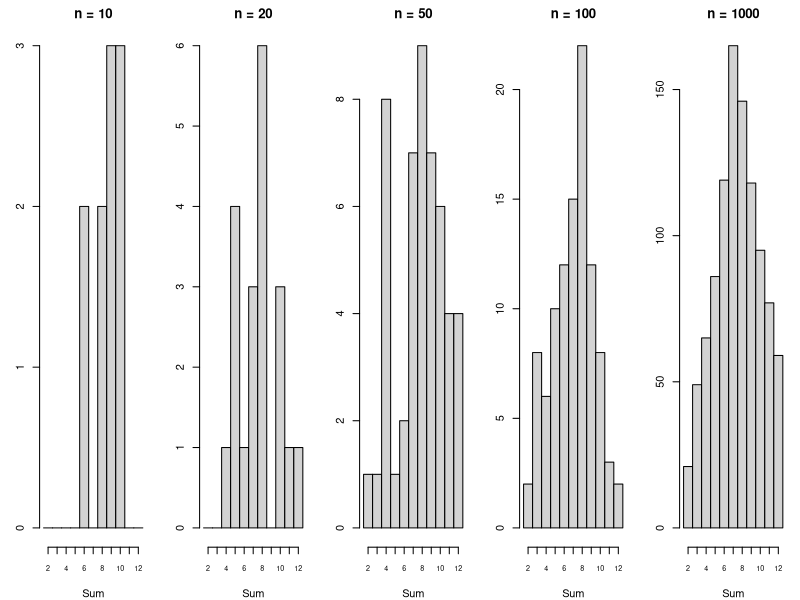
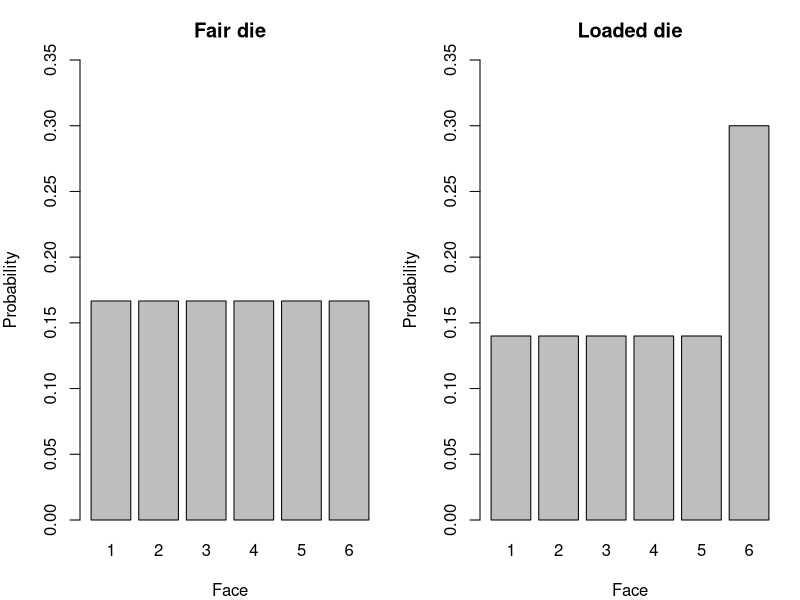
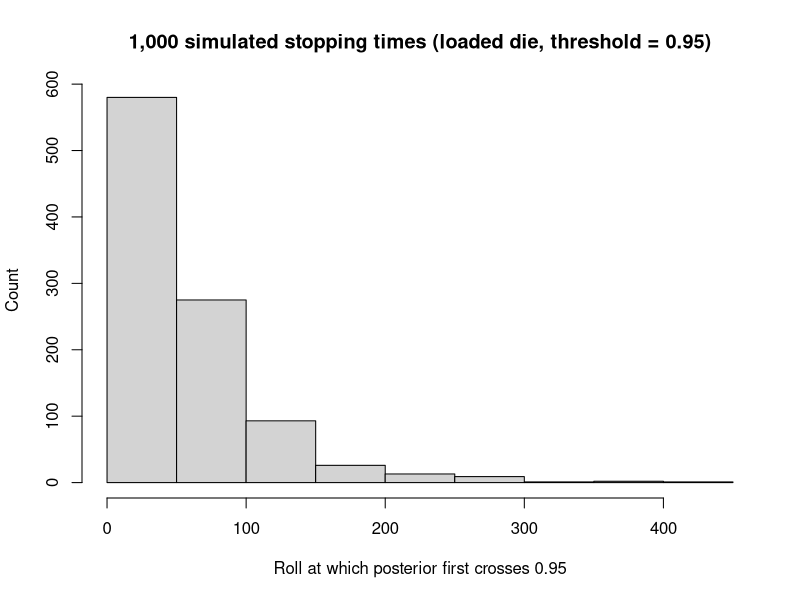

Reproduce these figures in R, in order.
## ---- chunk 1
library(tidyverse)
#| message: false
## ---- chunk 2
#| cache: true
throw_dice <- function(n, weights = rep(1/6, 6)) {
  die1 <- sample(1:6, size = n, replace = TRUE, prob = weights)
  die2 <- sample(1:6, size = n, replace = TRUE, prob = weights)
  die1 + die2
}

## ---- chunk 3
biased <- c(rep(0.75 / 5, 5), 0.25)
ns <- c(10, 20, 50, 100, 1000)

set.seed(10)
trials <- lapply(ns, throw_dice, weights = biased)

op <- par(mfrow = c(1, 5), mar = c(4, 3, 2, 1))
for (i in seq_along(ns)) {
  hist(
    trials[[i]],
    breaks = seq(1.5, 12.5, by = 1),
    xaxt   = "n",
    xlab   = "Sum",
    ylab   = "Count",
    main   = paste0("n = ", ns[i])
  )
  axis(1, at = 2:12, cex.axis = 0.65)
}
par(op)
## ---- chunk 4
op <- par(mfrow = c(1, 2), mar = c(4, 4, 3, 1))

fair   <- rep(1/6, 6)
biased <- c(rep(0.14, 5), 0.30)

barplot(
  fair,
  names.arg = 1:6,
  xlab      = "Face",
  ylab      = "Probability",
  main      = "Fair die",
  ylim      = c(0, 0.35)
)

barplot(
  biased,
  names.arg = 1:6,
  xlab      = "Face",
  ylab      = "Probability",
  main      = "Loaded die",
  ylim      = c(0, 0.35)
)

par(op)
## ---- chunk 5
library(tibble)

fair   <- rep(1/6, 6)
biased <- c(rep(0.14, 5), 0.30)

tibble(
  face             = 1:6,
  p_fair           = fair,
  p_loaded         = biased,
  likelihood_ratio = biased / fair
)
## ---- chunk 6
#| cache: true
fair   <- rep(1/6, 6)
biased <- c(rep(0.14, 5), 0.30)

log_lr <- function(rolls) {
  log(biased[rolls] / fair[rolls])
}

fair   <- rep(1/6, 6)
biased <- c(rep(0.14, 5), 0.30)

log_lr <- function(rolls) {
  log(biased[rolls] / fair[rolls])
}
## ---- chunk 7
biased <- c(0.14, 0.14, 0.14, 0.14, 0.14, 0.30)

stopping_time <- function() {
  rolls <- sample(1:6, size = 500, replace = TRUE, prob = biased)
  posterior <- 1 / (1 + exp(-cumsum(log_lr(rolls))))
  which(posterior >= 0.95)[1]
}

set.seed(10)
stopping_times <- replicate(1000, stopping_time())

hist(
  stopping_times,
  xlab  = "Roll at which posterior first crosses 0.95",
  ylab  = "Count",
  main  = "1,000 simulated stopping times (loaded die, threshold = 0.95)"
)
